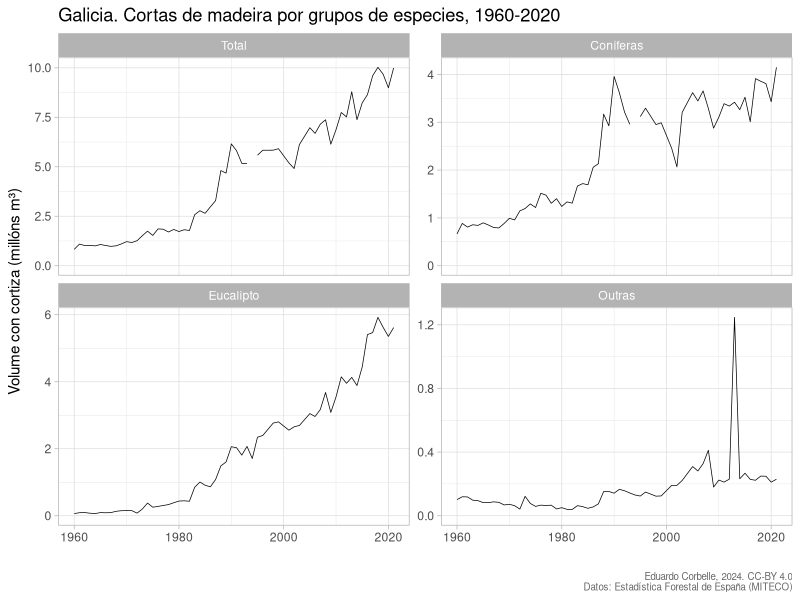

Recreate this plot in R.
# Evolución das cortas de madeira en Galicia, por grupos de especies, 1960-2020
# Eduardo Corbelle, 8 de setembro de 2017 (modificado 30 xaneiro 2024)

library(data.table)
library(ggplot2)

# Carga de datos de cortas ----

cortas1 <- rbind(
  fread("Datos/Provincias/Cortas1.txt", skip = 6),
  fread("Datos/Provincias/Cortas2.txt", skip = 6),
  fread("Datos/Provincias/Cortas3.txt", skip = 6)
)

cortas2 <- dcast(cortas1, ano + provincia ~ grupo, value.var = "volume", fill = 0)
cortas2[ , `:=`(Outras = Cupulíferas + Outras + Frondosas - Eucalipto,
               Total = Cupulíferas + Outras + Frondosas + Coníferas)]
cortas3 <- melt(cortas2, 
                id.vars = c("ano", "provincia"), 
                measure.vars = c("Coníferas", "Eucalipto", "Outras", "Total"),
                variable.name = "grupo",
                value.name = "volume")
cortas <- cortas3[ , .(volume = sum(volume)), .(ano, grupo)]
cortas$grupo <- factor(cortas$grupo, levels = c("Total", "Coníferas", "Eucalipto", "Outras"))


# Gráficos ----

g.total <- ggplot(cortas, aes(x = ano, y = volume/1e6)) +
  geom_line(linewidth = .25) +
  facet_wrap(~grupo, scales = "free_y") +
  expand_limits(y = 0) +
  xlab("") +
  ylab("Volume con cortiza (millóns m³)") +
  labs(title = "Galicia. Cortas de madeira por grupos de especies, 1960-2020", 
          # subtitle = "Galicia, 1960-2020",
          caption = "Eduardo Corbelle, 2024. CC-BY 4.0\nDatos: Estadística Forestal de España (MITECO)") +
  # stat_smooth(se = FALSE, lwd = .5) +
  theme_light() +
  theme(plot.caption = element_text(size = 7, colour = "grey40"))


# Exportación ----
png("Cortas1.png", width = 15, height = 10, units = "cm", res = 300)
 print(g.total)
dev.off()

